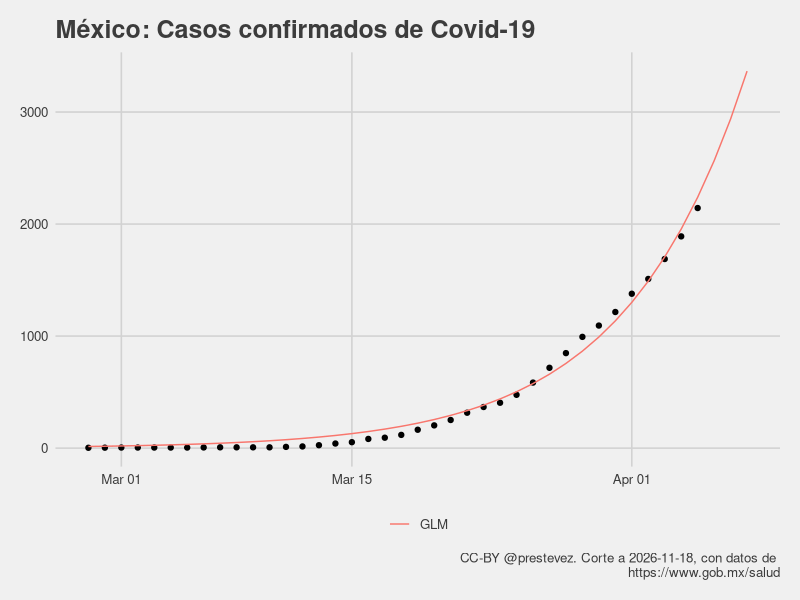
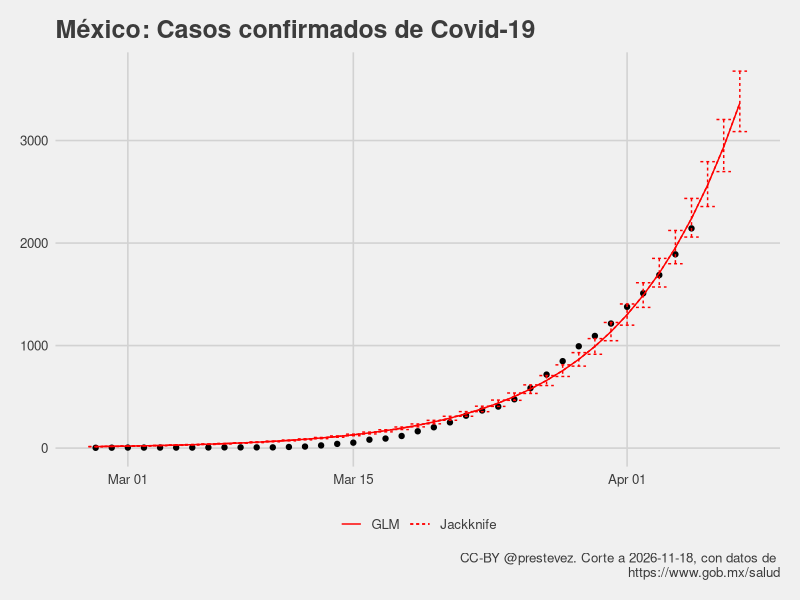
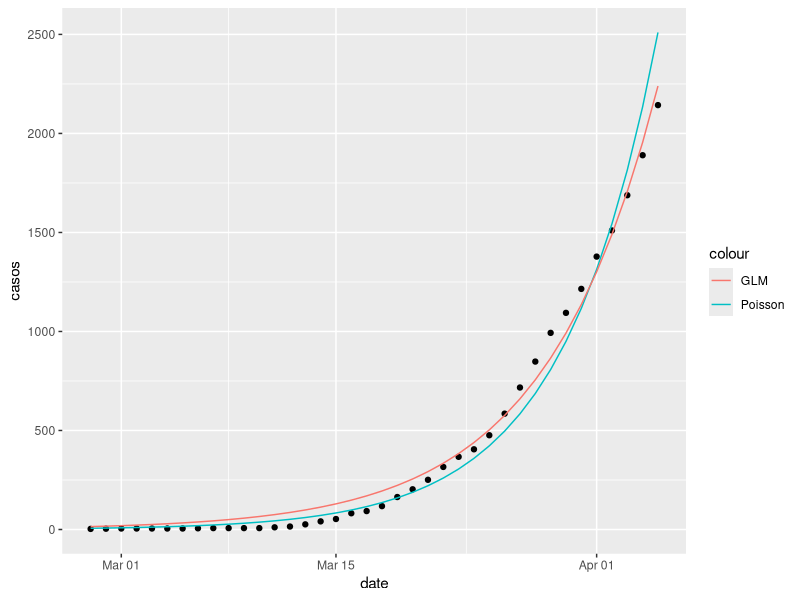
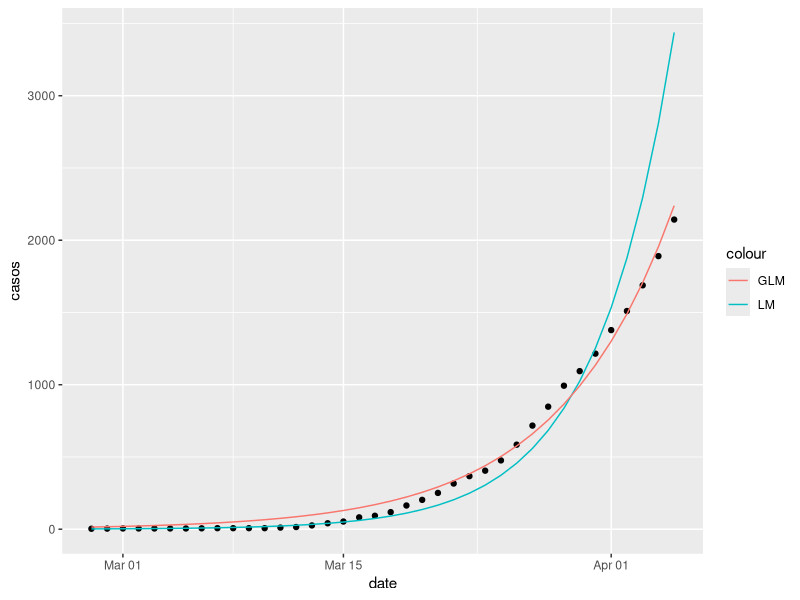

The R script that drew these images, in order: (Note: this script raises an error after producing the figures.)
library(tidyverse)
library(ggthemes)
library(lubridate)

casos <- read_csv("confirmados.csv")

casos$t <- (nrow(casos)-1):0

casos %>%
  filter(casos > 0) -> casos

m1 <- glm(casos ~ t, 
          data = casos,
          family = gaussian("log"))

summary(m1)

max_date <- max(casos$date) + 1
max_t <- max(casos$t) + 1

tibble(
  date = seq(max_date,max_date+2, 1),
  casos = NA,
  t = max_t:(max_t+2),
  predicted = predict(m1, newdata = data.frame(t = max_t:(max_t+2)), type = "response")
  ) %>%
  bind_rows(
    mutate(casos,
      predicted = predict(m1, type = "response"))) %>%
  arrange(date) -> casos_with_predictions

modelo <- paste0("Predicción casos = exp(",
                 round(m1[[1]][1], 2),
                 " + ",
                 round(m1[[1]][2], 2),
                 " x día)")

hoy <- Sys.Date()

pg <- "https://www.gob.mx/salud"

casos_with_predictions %>%
  ggplot(aes(date, casos)) + 
  geom_point() +
  theme_fivethirtyeight() +
  geom_line(aes(y = predicted, colour = "GLM")) +
  xlab("Total de casos") + 
  labs(title = "México: Casos confirmados de Covid-19",
       caption = paste0("CC-BY @prestevez. Corte a ", hoy, ", con datos de \n", pg)) +
  theme(legend.title = element_blank())

### Jackknife estimate?

lapply(1:nrow(casos), function(x){
  glm(casos ~ t, 
      data = casos[-x,],
      family = gaussian("log"))
}) -> m1_jk_ls

sapply(m1_jk_ls, function(x) coef(x)) %>% data.frame() %>%
  mutate(var = rownames(.)) %>%
  pivot_longer(-var, names_to = "rep") %>%
  group_by(var) %>%
  summarise(Estimate = mean(value),
            ci_low = quantile(value, 0.025),
            ci_high = quantile(value, 0.975)) -> m1_jk

pred_jk <- function(model, t, type = c("Estimate", "ci_low", "ci_high")){
  terms <- unlist(model[,type[1]])
  preds <- exp(terms[1] + (terms[2] * t))
  return(preds)
}


casos_with_predictions %>%
  mutate(Jackknife = pred_jk(m1_jk, t = t),
         Jackknife_low = pred_jk(m1_jk, t = t, "ci_low"),
         Jackknife_high = pred_jk(m1_jk, t = t, "ci_high")) -> casos_with_predictions_jk

casos_with_predictions_jk %>% data.frame

casos_with_predictions_jk %>%
  ggplot(aes(date, casos)) + 
  geom_point() +
  theme_fivethirtyeight() +
  geom_line(aes(y = predicted, linetype = "GLM"), colour = "red") +
  geom_line(aes(y = Jackknife, linetype = "Jackknife"), colour = "red") +
  geom_errorbar(aes(ymin = Jackknife_low,
                    ymax = Jackknife_high,
                    linetype = "Jackknife"),
                colour = "red") + 
  xlab("Total de casos") + 
  labs(title = "México: Casos confirmados de Covid-19",
       caption = paste0("CC-BY @prestevez. Corte a ", hoy, ", con datos de \n", pg)) +
  theme(legend.title = element_blank()) 

### MCMC does not appear to offer any benefits
# install.packages("MCMCpack")
# 
# library(MCMCpack)
# ls(package:MCMCpack)
# 
# m1_lm <- lm(log(casos) ~ t, data = casos)
# 
# summary(m1_lm)
# 
# casos_with_predictions %>%
#   mutate(predlm = exp(predict(m1_lm, newdata = data.frame(t = t)))) %>%
#   ggplot(aes(date, casos)) + 
#   geom_point() +
#   theme_fivethirtyeight() +
#   geom_line(aes(y = predicted, colour = "GLM")) +
#   geom_line(aes(y = predlm, colour = "LM")) +
#   xlab("Total de casos") + 
#   labs(title = "México: Casos confirmados de Covid-19",
#        caption = paste0("CC-BY @prestevez. Corte a ", hoy, ", con datos de \n", pg)) +
#   theme(legend.title = element_blank())
# 
# 
# m1_mcmc <- MCMCregress(log(casos) ~ t, data = casos)
# 
# summary(m1_mcmc)


m1p <- update(m1, family = "poisson")

summary(m1p)
summary(m1)

ggplot(casos, 
       aes(date, casos)) +
  geom_point() +
  geom_line(aes(y = predict(m1p, type = "response"), colour = "Poisson")) +
  geom_line(aes(y = predict(m1, type = "response"), colour = "GLM"))

summary(m1)

lm1 <- lm(log(casos) ~  t, data = casos)
summary(lm1)

casos %>%
  ggplot(aes(date, casos)) +
  geom_point() +
  geom_line(aes(y = exp(predict(lm1)), colour = "LM")) +
  geom_line(aes(y = predict(m1, type = "response"), colour = "GLM"))

# Modelo muertes totales y nuevas

casos_ext %>%
  filter(muertes > 0) %>%
  glm(muertes ~ t,
          data = .,
          family = gaussian("log")) -> d1


modelo_d <- paste0("Tendencia exponencial (",
                 round((exp(d1[[1]][2])-1)*100),
                 "% más muertes totales x día)")
tibble(
  date = max_date,
  muertes = NA,
  t = max_t,
  predicted = predict(d1, newdata = data.frame(t = max_t), type = "response")
) %>%
  bind_rows(
    mutate(filter(casos_ext, muertes > 0),
           predicted = predict(d1, type = "response"))) %>%
  arrange(date) -> muertes_with_predictions



muertes_with_predictions %>%
  ggplot(aes(date, muertes)) +
  geom_point() +
  theme_fivethirtyeight() +
  geom_line(aes(y = predicted, colour = modelo_d)) +
  xlab("Total de muertes") +
  labs(title = paste0("México: Total de muertes por Covid-19, ", hoy),
       subtitle = "Desde el día de la primera muerte reportada",
       caption = paste0("CC-BY @prestevez. Corte a ", hoy, ", con datos de \n", pg)) +
  theme(legend.title = element_blank()) -> p1_d

ggsave("muertes.png", p1_d, width = 7, height = 5)

d1_jk <- jk_model(d1) 



muertes_with_predictions %>%
  mutate(Jackknife = pred_jk(d1_jk, t = t),
         Jackknife_low = pred_jk(d1_jk, t = t, "ci_low"),
         Jackknife_high = pred_jk(d1_jk, t = t, "ci_high")) -> muertes_with_predictions_jk

muertes_with_predictions_jk

muertes_with_predictions_jk %>%
  ggplot(aes(date, muertes)) +
  geom_point() +
  theme_fivethirtyeight() +
  geom_line(aes(y = predicted, colour = modelo_d)) +
  #geom_line(aes(y = Jackknife, linetype = "Jackknife"), colour = "red") +
  geom_errorbar(aes(ymin = Jackknife_low,
                    ymax = Jackknife_high,
                    colour = modelo_d),
                linetype = 2) +
  xlab("Total de casos") +
  labs(title = "México: Total de muertes por Covid-19",
       subtitle = paste0("Actualización: ", hoy, ". Intervalo de confianza Jackknife del 95%."),
       caption = paste0("CC-BY @prestevez. Corte a ", hoy, "\ncon datos de ", pg)) +
  theme(legend.title = element_blank()) -> p1jk_d

ggsave("muertes_jk.png", p1jk_d, width = 7, height = 5)

jk_pred_d <- filter(muertes_with_predictions_jk, t == max_t)[,c(9,10)]

# 
# read_csv("confirmados.csv") %>%
#   mutate(t = (nrow(.)-1):0) %>%
#   arrange(date) %>%
#   mutate(casos_nuevos = casos-lag(casos),
#          muertes_nuevas = muertes - lag(muertes)) %>%
#   drop_na -> casos_ext
# 
# write_csv(casos_ext, "confirmados_extended.csv")

# Muertes nuevas

casos_ext %>%
  filter(muertes > 0) %>%
  glm(muertes_nuevas ~ t,
          data = .,
          family = poisson("log")) -> dn1


modelo_dn <- paste0("Tendencia Poisson (",
                   round((exp(d1[[1]][2])-1)*100),
                   "% más casos nuevos x día)")
tibble(
  date = max_date,
  muertes_nuevas = NA,
  t = max_t,
  predicted = predict(dn1, newdata = data.frame(t = max_t), type = "response")
) %>%
  bind_rows(
    mutate(filter(casos_ext, muertes > 0),
           predicted = predict(dn1, type = "response"))) %>%
  arrange(date) -> muertes_nuevos_with_predictions


jk_model(dn1) -> dn1_jk

muertes_nuevos_with_predictions %>%
  mutate(Jackknife = pred_jk(dn1_jk, t = t),
         Jackknife_low = pred_jk(dn1_jk, t = t, "ci_low"),
         Jackknife_high = pred_jk(dn1_jk, t = t, "ci_high")) -> muertes_nuevos_with_predictions_jk



muertes_nuevos_with_predictions_jk %>%
  ggplot(aes(date, muertes_nuevas)) +
  geom_point() +
  theme_fivethirtyeight() +
  geom_line(aes(y = predicted, colour = modelo_dn)) +
  geom_errorbar(aes(ymin = Jackknife_low,
                    ymax = Jackknife_high,
                    colour = modelo_dn),
                linetype = 2) +
  xlab("Total de casos nuevos") +
  labs(title = "México: Muertes **nuevas** de Covid-19",
       subtitle = paste0("Actualización: ", hoy, ". Intervalo de confianza Jackknife del 95%."),
       caption = paste0("CC-BY @prestevez. Corte a ", hoy, "\ncon datos de ", pg)) +
  theme(legend.title = element_blank()) -> p1n_d

ggsave("muertes_nuevos.png", p1n_d, width = 7, height = 5)

jk_pred_muertes_nuevas <- filter(muertes_nuevos_with_predictions_jk, t == max_t)[,c(9,10)]

casos_ext %>%
  filter(date > "2020-03-25") %$% mean(casos_nuevos)

pred_start <- ymd("2020-03-17")
pred_end <- ymd("2020-04-04")

predicted_days <- seq(pred_start, pred_end, 1)

casos_ext %>%
  ggplot(aes(date, casos)) +
  geom_point()

c1 <- glm(casos ~ t,
          data = casos_ext,
          family = gaussian("log"))

lapply(1:length(predicted_days), function(x){
  update(c1, data = filter(casos_ext, date <= predicted_days[x]))
}) -> models_per_day

## get trend per prediction

sapply(models_per_day, function(x) (exp(coef(x)[[2]]) - 1) * 100) -> growth_rates

# Duplication times

dup <- function(model, frac = 2){
  log(frac)/(coef(model)[2])
}

sapply(models_per_day, dup) -> duplication_times

# predictions using all models
sapply(models_per_day, function(x){
  predict(x, newdata = casos_ext, type = "response")
}) -> predictions_per_day

predictions_per_day <- data.frame(predictions_per_day)

names(predictions_per_day) <- predicted_days

casos %>%
  bind_cols(predictions_per_day) %>%
  pivot_longer(-c(1:4), names_to = "pred_date", values_to = "prediction") -> casos_preds

casos_preds %>%
  ggplot(aes(date, casos)) +
  geom_point() +
  geom_line(aes(y = prediction, colour = pred_date)) +
  theme_fivethirtyeight() +
  xlab("Fecha") +
  ylab("Casos confirmados de covid-19") +
  scale_y_continuous(breaks = seq(0, 30000, 5000)) +
  guides(colour = guide_legend(title = "Tendencia \npromedio al")) +
  labs(title = "México: Casos confirmados de Covid-19, al 4/04/20.",
       caption = "CC-BY @prestevez. Github: prestevez/covid-19-mx") -> esperados_plot

ggsave("covid-19-mx-prediction-models.png", esperados_plot, width = 7, height = 7)

predictions_per_day

tibble(date = predicted_days,
       ritmo = growth_rates) %>%
  ggplot(aes(date, ritmo/100)) + 
  geom_point() + 
  geom_line() +
  theme_fivethirtyeight() +
  scale_y_continuous(labels = scales::percent) +
  xlab("Fecha") +
  ylab("Tasa de crecimiento") +
  labs(title = "México: Tasas de crecimiento promedio de Covid-19",
       subtitle = "Casos confirmados. Del 17 de marzo al 4 de abril.",
       caption = "CC-BY @prestevez. Github: prestevez/covid-19-mx") +
  scale_x_date(breaks = seq(pred_start, pred_end, 3)) -> growth_plot
   
ggsave("covid-19-mx-growth-plot.png", growth_plot, width = 7, height = 5)

tibble(date = predicted_days,
       dupi = duplication_times) %>%
  ggplot(aes(date, dupi)) + 
  geom_point() + 
  geom_line() +
  theme_fivethirtyeight()

pred_end
